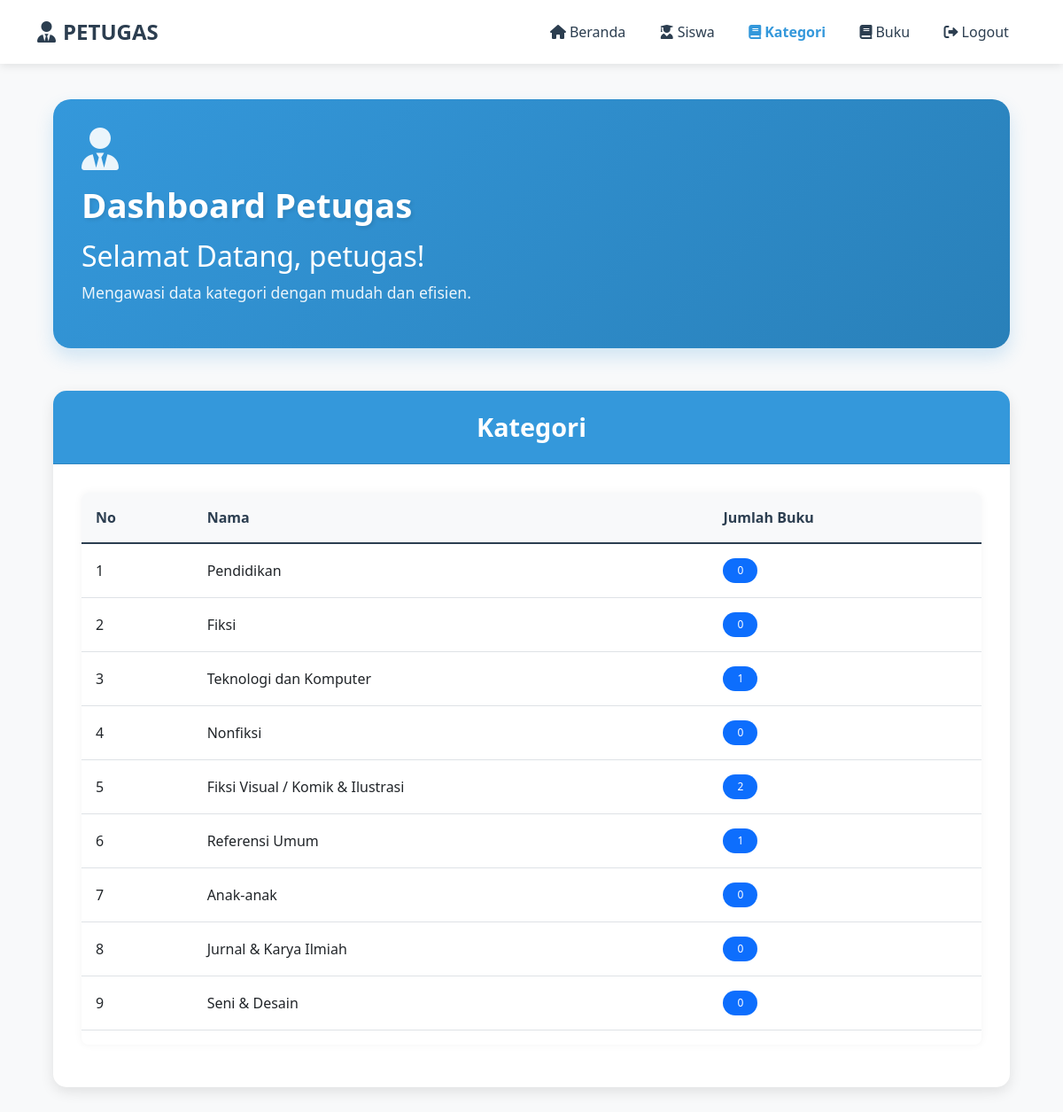
/perpusb/pages/petugas/dataKategori.php (signed in), run on the app's committed database.
### tables this page shows
CREATE TABLE `kategori` (
  `id_kategori` int NOT NULL,
  `nama` varchar(255) NOT NULL
);

### perpusb/config/app.php (called while the page is built, shortened)
<?php
include 'koneksi.php';
function select($query)
{
    global $db;
    $result = mysqli_query($db, $query);
    $rows = [];
    while ($row = mysqli_fetch_assoc($result)) {
        $rows[] = $row;
    }
    return $rows;
}

### perpusb/pages/petugas/dataKategori.php (the view, shortened to what this page needs)
<?php
$data_kategori = select("SELECT k.*, COUNT(b.id_buku) as jumlah_buku
                        FROM kategori k
                        LEFT JOIN buku b ON k.id_kategori = b.id_kategori
                        GROUP BY k.id_kategori");
?>
<!DOCTYPE html>
<html lang="en">
<head>
    <link href="https://cdn.jsdelivr.net/npm/bootstrap@5.0.2/dist/css/bootstrap.min.css" rel="stylesheet">
    <link rel="stylesheet" href="https://cdnjs.cloudflare.com/ajax/libs/font-awesome/6.0.0/css/all.min.css">
</head>
<body>
    <nav class="navbar navbar-expand-lg navbar-light fixed-top">
        <div class="container">
            <a class="navbar-brand" href="#">
                <i class="fas fa-user-tie me-2"></i>PETUGAS
            </a>
            <div class="collapse navbar-collapse" id="navbarNav">
                <ul class="navbar-nav ms-auto">
                    <li class="nav-item">
                        <a class="nav-link" href="pagePetugas.php"><i class="fas fa-home me-1"></i>Beranda</a>
                    </li>
                    <li class="nav-item">
                        <a class="nav-link" href="dataSiswa.php"><i class="fas fa-user-graduate me-1"></i>Siswa</a>
                    </li>
                    <li class="nav-item">
                        <a class="nav-link active" href="dataKategori.php"><i class="fas fa-book me-1"></i>Kategori</a>
                    </li>
                    <li class="nav-item">
                        <a class="nav-link" href="buku/data-buku.php"><i class="fas fa-book me-1"></i>Buku</a>
                    </li>
                    <li class="nav-item">
                        <a class="nav-link" href="../../logout.php" onclick="return confirm('Yakin ingin logout?')">
                            <i class="fas fa-sign-out-alt me-1"></i>Logout
                        </a>
                    </li>
                </ul>
            </div>
        </div>
    </nav>
    <div class="main-content">
        <div class="welcome-section">
            <i class="fas fa-user-tie welcome-icon"></i>
            <h1>Dashboard Petugas</h1>
            <h2>Selamat Datang, <?= $_SESSION['username']; ?>!</h2>
            <p>Mengawasi data kategori dengan mudah dan efisien.</p>
        </div>
        <div class="card" id="kategori">
            <div class="card-header">
                <h2>Kategori</h2>
            </div>
            <div class="card-body">
                <div class="table-responsive">
                    <table class="table">
                        <thead>
                            <tr>
                                <th>No</th>
                                <th>Nama</th>
                                <th>Jumlah Buku</th>
                            </tr>
                        </thead>
                        <tbody>
                            <?php $no = 1; ?>
                            <?php foreach ($data_kategori as $kategori): ?>
                                <tr>
                                    <td><?= $no++; ?></td>
                                    <td><?= $kategori['nama']; ?></td>
                                    <td>
                                        <span class="badge bg-primary">
                                            <?= $kategori['jumlah_buku']; ?>
                                        </span>
                                    </td>
                                </tr>
                            <?php endforeach; ?>
                        </tbody>
                    </table>
                </div>
            </div>
        </div>
    </div>
</body>
</html>

### perpusb/pages/petugas/dataKategori.php (style rules this page uses)
:root { --primary-color: #3498db; --secondary-color: #2980b9; --text-color: #2c3e50; --light-bg: #f8f9fa; }
* { margin: 0; padding: 0; box-sizing: border-box; font-family: 'Segoe UI', Tahoma, Geneva, Verdana, sans-serif; }
body { background-color: var(--light-bg); color: var(--text-color); }
.navbar { background: rgba(255, 255, 255, 0.95) !important; backdrop-filter: blur(10px); box-shadow: 0 2px 10px rgba(0, 0, 0, 0.1); padding: 0.8rem 0; }
.navbar-brand { font-size: 1.5rem; font-weight: 700; color: var(--text-color) !important; }
.nav-link { font-weight: 500; color: var(--text-color) !important; padding: 0.5rem 1rem !important; margin: 0 0.2rem; border-radius: 5px; transition: all 0.3s ease; }
.nav-link.active { color: var(--primary-color) !important; font-weight: 600; }
.card { background: white; border-radius: 15px; box-shadow: 0 5px 15px rgba(0, 0, 0, 0.1); margin-bottom: 2rem; overflow: hidden; border: none; }
.card-header { background-color: var(--primary-color); color: white; padding: 1.5rem; text-align: center; }
.card-header h2 { margin: 0; font-size: 1.8rem; font-weight: 600; }
.card-body { padding: 2rem; }
.table { width: 100%; margin-bottom: 1rem; border-collapse: separate; border-spacing: 0; }
.table th { background-color: var(--light-bg); color: var(--text-color); font-weight: 600; padding: 1rem; text-align: left; border-bottom: 2px solid #dee2e6; }
.table td { padding: 1rem; vertical-align: middle; border-bottom: 1px solid #dee2e6; }
.badge { padding: 0.5rem 1rem; border-radius: 25px; font-weight: 500; }
.main-content { margin-top: 80px; padding: 2rem 5%; }
.welcome-section { text-align: center; margin-bottom: 3rem; }
.welcome-section { text-align: left; margin-bottom: 3rem; position: relative; padding: 2rem; background: linear-gradient(135deg, #3498db, #2980b9); border-radius: 20px; color: white; overflow: hidden; box-shadow: 0 10px 20px rgba(52, 152, 219, 0.2); }
.welcome-section::before { content: ''; position: absolute; top: 0; right: 0; width: 300px; height: 100%; background: url('https://images.unsplash.com/photo-1507842217343-583bb7270b66?ixlib=rb-1.2.1&auto=format&fit=crop&w=1350&q=80') center/cover; opacity: 0.1; clip-path: polygon(100% 0, 0 0, 100% 100%); }
.welcome-section h1 { color: white; font-size: 2.8rem; margin-bottom: 1rem; font-weight: 700; position: relative; text-shadow: 2px 2px 4px rgba(0, 0, 0, 0.1); }
.welcome-section p { color: rgba(255, 255, 255, 0.9); font-size: 1.2rem; max-width: 600px; line-height: 1.6; position: relative; }
.welcome-section .welcome-icon { font-size: 3rem; margin-bottom: 1rem; color: rgba(255, 255, 255, 0.9); animation: float 3s ease-in-out infinite; }
@media (max-width: 1200px) { .welcome-section h1 { font-size: 2.4rem; } }
@media (max-width: 1200px) { .welcome-section p { font-size: 1.1rem; } }
.table-responsive { margin-bottom: 1rem; border-radius: 0.5rem; box-shadow: 0 0 10px rgba(0, 0, 0, 0.05); }

### data on the page
kategori: nama "Pendidikan", jumlah_buku "0"
kategori: nama "Fiksi", jumlah_buku "0"
kategori: nama "Teknologi dan Komputer", jumlah_buku "1"
kategori: nama "Nonfiksi", jumlah_buku "0"
kategori: nama "Fiksi Visual / Komik & Ilustrasi", jumlah_buku "2"
kategori: nama "Referensi Umum", jumlah_buku "1"
kategori: nama "Anak-anak", jumlah_buku "0"
kategori: nama "Jurnal & Karya Ilmiah", jumlah_buku "0"
kategori: nama "Seni & Desain", jumlah_buku "0"

### other printed values
$_SESSION['username'] "petugas"
